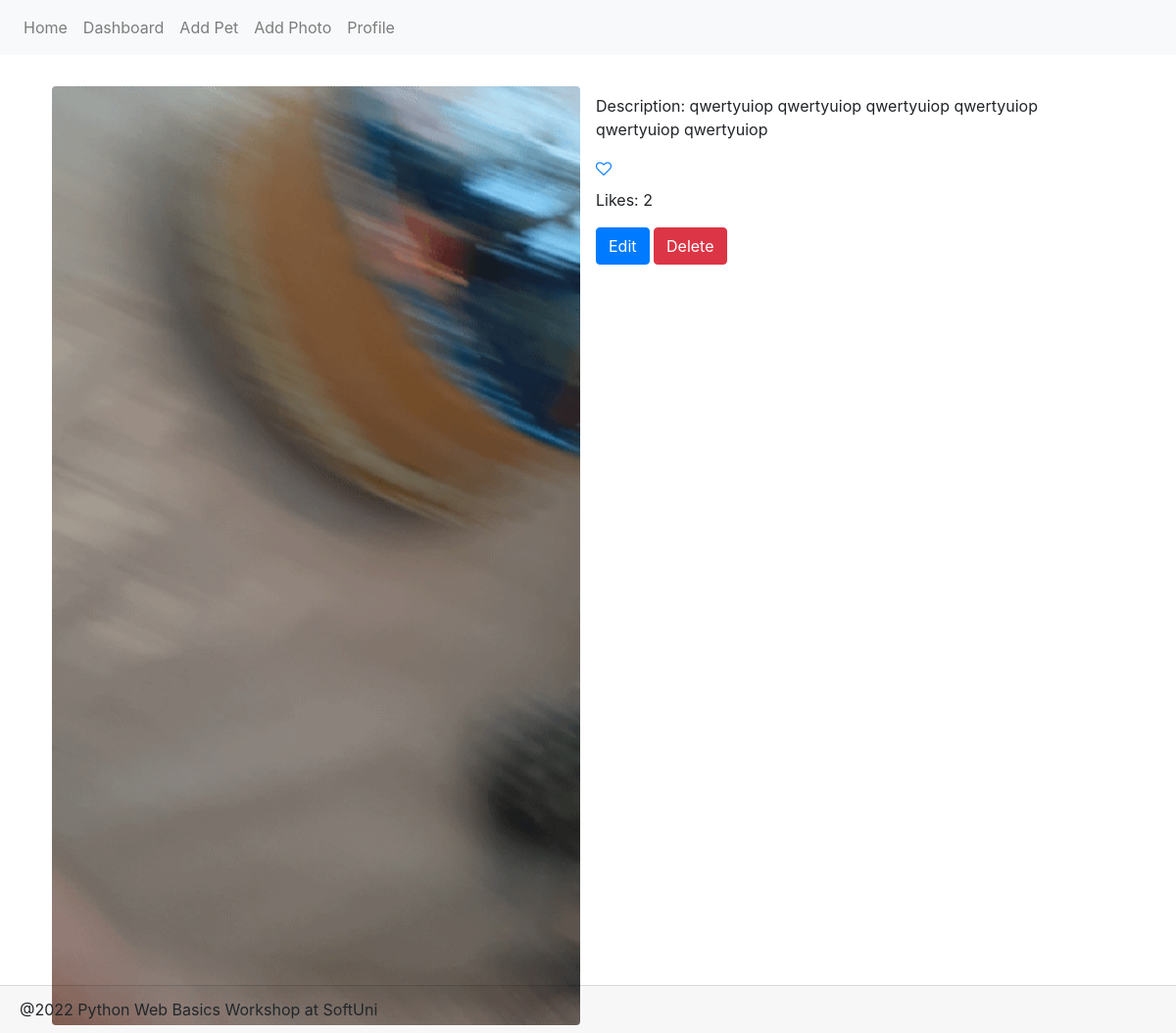
The app's page /photo/details/3/ with its own data.
### Petstagram/main_app/models.py (models this page shows, shortened)
class PetPhoto(models.Model):
    photo = models.ImageField(
        validators=(
            validate_file_max_size,
        )
    )
    tagged_pets = models.ManyToManyField(Pet)
    description = models.TextField(
        null=True,
        blank=True
    )
    publication_date = models.DateTimeField(
        auto_now_add=True,
    )
    likes = models.IntegerField(
        default=0
    )

### Petstagram/main_app/views/photos.py (the view)
# urls.py: path('photo/details/<str:pk>/', photo_details, name='photo_details'),
def photo_details(request, pk):
    pet_photo = PetPhoto.objects.get(id=pk)
    contex = {
        'pet_photo': pet_photo,
    }
    return render(request, 'photo_details.html', contex)

### Petstagram/main_app/templatetags/profiles.py (called while the page is built)
@register.simple_tag()
def has_profile():
    return Profile.objects.count() > 0

### Petstagram/main_app/templates/photo_details.html (shortened to what this page needs)
{% extends 'base.html' %}
{% block page_content %}
    <div class="d-flex">
        <div class="d-inline p-2 w-50">
            <img src= '{{ pet_photo.photo }}'
                 class="w-100 rounded mx-auto d-block" alt="{{ pet_photo.description }}">
        </div>
        <div class="d-inline p-2 w-50">
            <p class="mt-2">Description: {{ pet_photo.description }}</p>
            <a href="{% url 'like_photo' pet_photo.id %}"><i class="fa fa-heart-o" aria-hidden="true"></i></a>
            <p class="mt-2">Likes: {{ pet_photo.likes }}</p>
            <a href="#" class="btn btn-primary">Edit</a>
            <a href="#" class="btn btn-danger">Delete</a>
        </div>
    </div>
{% endblock %}

### records on screen
PetPhoto: photo (picture), description "qwertyuiop qwertyuiop qwertyuiop qwertyuiop qwertyuiop qwertyuiop", likes "2"
